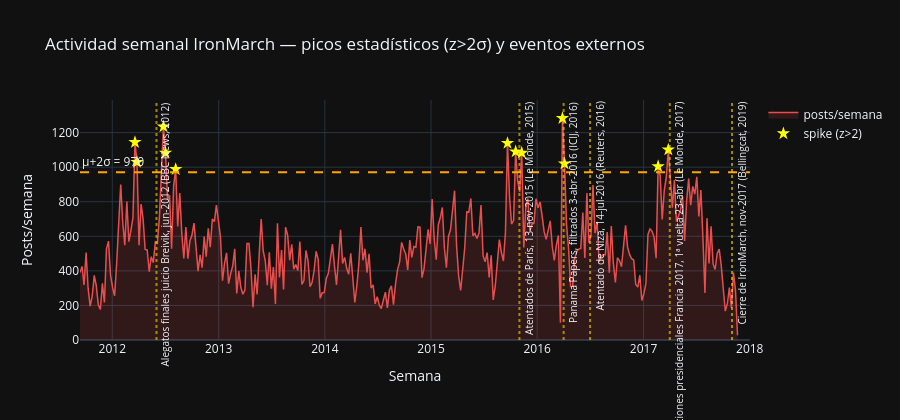

This figure's notebook cell:
### Markdown cell above
### Los 6 eventos de referencia, en contexto

- **Alegatos finales, juicio Breivik (jun-2012):** Anders Behring Breivik, terrorista de
  extrema derecha noruego, mató a 77 personas en 2011 (bomba en Oslo + tiroteo en la isla
  de Utøya). Los alegatos finales de su juicio fueron en junio de 2012 — el veredicto llegó
  en agosto, declarándolo culpable e imputable.
- **Atentados de París (13-nov-2015):** ataques coordinados del ISIS en varios puntos de
  París (sala Bataclan, Estadio de Francia, terrazas de bares/restaurantes), 130 muertos.
  El atentado con más cobertura internacional del período.
- **Panama Papers (3-abr-2016):** filtración de 11,5 millones de documentos del bufete
  panameño Mossack Fonseca, revelando cómo élites políticas y económicas de todo el mundo
  usaban sociedades offshore para evadir impuestos.
- **Atentado de Niza (14-jul-2016):** un camión atropelló a la multitud que celebraba el
  14 de julio (Día de la Bastilla) en el paseo marítimo de Niza — 86 muertos. Reivindicado
  por el ISIS.
- **Elecciones presidenciales de Francia, 1ª vuelta (23-abr-2017):** Marine Le Pen (Front
  National, extrema derecha) pasó a la segunda vuelta contra Emmanuel Macron, a quien
  perdería en mayo. Relevante para un foro de extrema derecha por motivos obvios.
- **Cierre de IronMarch (nov-2017):** el propio foro dejó de operar — es el evento que
  marca el final natural de la serie temporal de este dataset.

### Code cell
EVENTS = {
    '2012-06': 'Alegatos finales juicio Breivik, jun-2012 (BBC News, 2012)',
    '2015-11': 'Atentados de París, 13-nov-2015 (Le Monde, 2015)',
    '2016-04': 'Panama Papers, filtrados 3-abr-2016 (ICIJ, 2016)',
    '2016-07': 'Atentado de Niza, 14-jul-2016 (Reuters, 2016)',
    '2017-04': 'Elecciones presidenciales Francia 2017, 1ª vuelta 23-abr (Le Monde, 2017)',
    '2017-11': 'Cierre de IronMarch, nov-2017 (Bellingcat, 2019)',
}

if 'dateline' in posts.columns:
    valid_posts = posts.dropna(subset=['dateline']).copy()
    valid_posts = valid_posts[
        (valid_posts['dateline'].dt.year >= 2011) &
        (valid_posts['dateline'].dt.year <= 2018)
    ]

    # Agrupar por semana
    weekly = valid_posts.groupby(valid_posts['dateline'].dt.to_period('W')).size()
    weekly_idx = [p.start_time for p in weekly.index]

    # Calcular z-score para cada semana
    mu, sigma = weekly.mean(), weekly.std()
    threshold = mu + 2 * sigma  # Umbral de spike: media + 2 desviaciones estándar
    z_scores  = scipy_stats.zscore(weekly.values)
    spike_mask = z_scores > 2.0
    spike_periods = [p for p, is_spike in zip(weekly.index, spike_mask) if is_spike]

    print(f'Actividad semanal:')
    print(f'  Media:   {mu:.0f} posts/semana')
    print(f'  σ:       {sigma:.0f} posts/semana')
    print(f'  Umbral (µ+2σ): {threshold:.0f} posts')
    print(f'  Semanas con spike (z>2): {len(spike_periods)}')

    fig = go.Figure()
    fig.add_trace(go.Scatter(
        x=weekly_idx, y=weekly.values,
        mode='lines', fill='tozeroy',
        line=dict(color='#E94E4E', width=1.5),
        fillcolor='rgba(233,78,78,0.15)',
        name='posts/semana',
    ))
    fig.add_hline(y=threshold, line_dash='dash', line_color='orange',
                  annotation_text=f'µ+2σ = {threshold:.0f}', annotation_position='top left')

    spike_x = [p.start_time for p in spike_periods]
    spike_y = [weekly[p] for p in spike_periods]
    fig.add_trace(go.Scatter(
        x=spike_x, y=spike_y, mode='markers',
        marker=dict(color='yellow', size=10, symbol='star'),
        name='spike (z>2)',
    ))

    for ym, label in EVENTS.items():
        dt = pd.Timestamp(ym + '-01')
        fig.add_vline(x=dt, line_color='gold', line_dash='dot', opacity=0.6,
                      annotation_text=label, annotation_textangle=-90, annotation_font_size=10)

    fig.update_layout(
        title='Actividad semanal IronMarch — picos estadísticos (z>2σ) y eventos externos',
        xaxis_title='Semana', yaxis_title='Posts/semana',
        template='plotly_dark', height=420,
    )
    fig.show()

    print('\nTop semanas pico:')
    spike_info = [(str(weekly.index[i]), int(weekly.values[i]), float(z_scores[i]))
                  for i in range(len(weekly)) if spike_mask[i]]
    spike_info.sort(key=lambda x: x[2], reverse=True)
    for period, count, z in spike_info[:10]:
        print(f'  {period}  posts={count:,}  z={z:.2f}')
else:
    print('Sin columna dateline en posts.')

### Figure 1 — Plotly figure (JSON) as saved in the notebook; plotly's stock layout.template omitted (floating-point values rounded to 4 significant figures; data arrays with more than 128 entries replaced by an {"elided": "..."} marker saying what was removed)
{"data": [{"fill": "tozeroy", "fillcolor": "rgba(233,78,78,0.15)", "line": {"color": "#E94E4E", "width": 1.5}, "mode": "lines", "name": "posts/semana", "type": "scatter", "x": {"elided": "324 str values"}, "y": {"elided": "324 int values"}}, {"marker": {"color": "yellow", "size": 10, "symbol": "star"}, "mode": "markers", "name": "spike (z>2)", "type": "scatter", "x": ["2012-03-19T00:00:00", "2012-03-26T00:00:00", "2012-06-25T00:00:00", "2012-07-02T00:00:00", "2012-08-06T00:00:00", "2015-09-21T00:00:00", "2015-10-19T00:00:00", "2015-11-09T00:00:00", "2016-03-28T00:00:00", "2016-04-04T00:00:00", "2017-02-20T00:00:00", "2017-03-27T00:00:00"], "y": [1144, 1029, 1235, 1083, 988, 1139, 1090, 1083, 1283, 1020, 1005, 1101]}], "layout": {"annotations": [{"showarrow": false, "text": "µ+2σ = 970", "x": 0, "xanchor": "left", "xref": "x domain", "y": 970.2, "yanchor": "bottom", "yref": "y"}, {"font": {"size": 10}, "showarrow": false, "text": "Alegatos finales juicio Breivik, jun-2012 (BBC News, 2012)", "textangle": -90, "x": "2012-06-01T00:00:00", "xanchor": "left", "xref": "x", "y": 1, "yanchor": "top", "yref": "y domain"}, {"font": {"size": 10}, "showarrow": false, "text": "Atentados de París, 13-nov-2015 (Le Monde, 2015)", "textangle": -90, "x": "2015-11-01T00:00:00", "xanchor": "left", "xref": "x", "y": 1, "yanchor": "top", "yref": "y domain"}, {"font": {"size": 10}, "showarrow": false, "text": "Panama Papers, filtrados 3-abr-2016 (ICIJ, 2016)", "textangle": -90, "x": "2016-04-01T00:00:00", "xanchor": "left", "xref": "x", "y": 1, "yanchor": "top", "yref": "y domain"}, {"font": {"size": 10}, "showarrow": false, "text": "Atentado de Niza, 14-jul-2016 (Reuters, 2016)", "textangle": -90, "x": "2016-07-01T00:00:00", "xanchor": "left", "xref": "x", "y": 1, "yanchor": "top", "yref": "y domain"}, {"font": {"size": 10}, "showarrow": false, "text": "Elecciones presidenciales Francia 2017, 1ª vuelta 23-abr (Le Monde, 2017)", "textangle": -90, "x": "2017-04-01T00:00:00", "xanchor": "left", "xref": "x", "y": 1, "yanchor": "top", "yref": "y domain"}, {"font": {"size": 10}, "showarrow": false, "text": "Cierre de IronMarch, nov-2017 (Bellingcat, 2019)", "textangle": -90, "x": "2017-11-01T00:00:00", "xanchor": "left", "xref": "x", "y": 1, "yanchor": "top", "yref": "y domain"}], "height": 420, "shapes": [{"line": {"color": "orange", "dash": "dash"}, "type": "line", "x0": 0, "x1": 1, "xref": "x domain", "y0": 970.2, "y1": 970.2, "yref": "y"}, {"line": {"color": "gold", "dash": "dot"}, "opacity": 0.6, "type": "line", "x0": "2012-06-01T00:00:00", "x1": "2012-06-01T00:00:00", "xref": "x", "y0": 0, "y1": 1, "yref": "y domain"}, {"line": {"color": "gold", "dash": "dot"}, "opacity": 0.6, "type": "line", "x0": "2015-11-01T00:00:00", "x1": "2015-11-01T00:00:00", "xref": "x", "y0": 0, "y1": 1, "yref": "y domain"}, {"line": {"color": "gold", "dash": "dot"}, "opacity": 0.6, "type": "line", "x0": "2016-04-01T00:00:00", "x1": "2016-04-01T00:00:00", "xref": "x", "y0": 0, "y1": 1, "yref": "y domain"}, {"line": {"color": "gold", "dash": "dot"}, "opacity": 0.6, "type": "line", "x0": "2016-07-01T00:00:00", "x1": "2016-07-01T00:00:00", "xref": "x", "y0": 0, "y1": 1, "yref": "y domain"}, {"line": {"color": "gold", "dash": "dot"}, "opacity": 0.6, "type": "line", "x0": "2017-04-01T00:00:00", "x1": "2017-04-01T00:00:00", "xref": "x", "y0": 0, "y1": 1, "yref": "y domain"}, {"line": {"color": "gold", "dash": "dot"}, "opacity": 0.6, "type": "line", "x0": "2017-11-01T00:00:00", "x1": "2017-11-01T00:00:00", "xref": "x", "y0": 0, "y1": 1, "yref": "y domain"}], "title": {"text": "Actividad semanal IronMarch — picos estadísticos (z>2σ) y eventos externos"}, "xaxis": {"title": {"text": "Semana"}}, "yaxis": {"title": {"text": "Posts/semana"}}}}
